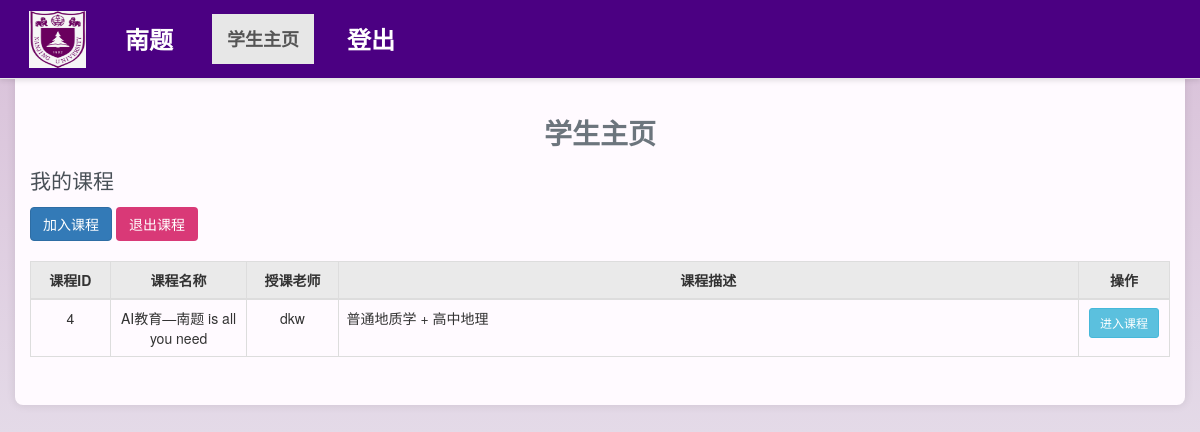
Screenshot of /student_dashboard/ (signed in) with the database file from the repository.
### users/models.py (models this page shows, shortened)
class StudentCourse(models.Model):
    StudentID = models.ForeignKey(
        Student, on_delete=models.CASCADE, related_name="student_courses"
    )  # 外键关联学生表
    CourseID = models.ForeignKey(
        Course, on_delete=models.CASCADE, related_name="student_courses"
    )  # 外键关联课程表
    class Meta:
        db_table = "StudentCourse"  # 表名
        unique_together = ("StudentID", "CourseID")  # 联合唯一索引
        indexes = [
            models.Index(
                fields=["StudentID", "CourseID"], name="idx_student_course"
            ),  # 经常需要根据StudentID和CourseID两个字段一起查询数据，故建立复合索引
        ]

class Course(models.Model):
    CourseID = models.AutoField(primary_key=True)
    TeacherID = models.ForeignKey(
        Teacher, on_delete=models.CASCADE, related_name="courses"
    )
    Name = models.CharField(max_length=100)
    Description = models.TextField(null=True, blank=True)
    class Meta:
        db_table = "Course"
        indexes = [
            models.Index(fields=["TeacherID"], name="idx_course_teacher"),
        ]

class Teacher(models.Model):
    TeacherID = models.AutoField(primary_key=True)
    Name = models.CharField(max_length=50)
    Email = models.EmailField(max_length=100, null=True, unique=True)  # , blank=True)
    Password = models.CharField(max_length=255, default="123456")
    class Meta:
        db_table = "Teacher"
        indexes = [
            models.Index(fields=["Email"], name="idx_teacher_email"),
        ]

### users/views.py (the view)
# urls.py: path("student_dashboard/", views.student_dashboard, name="student_dashboard"),
def student_dashboard(request):
    student_id = request.session.get("student_id")
    if not student_id:
        messages.error(request, "无权限访问学生主页")
        return redirect("login")
    student = Student.objects.get(StudentID=request.session["student_id"])
    enrolled_courses = StudentCourse.objects.filter(StudentID=student)
    context = {
        "student": student,
        "enrolled_courses": enrolled_courses,
    }
    return render(request, "student_dashboard.html", context)

### templates/student_dashboard.html
{% extends 'base.html' %}
{% block content %}
<h2 class="page-title">学生主页</h2>
<div class="mb-4">
    <h3 class="section-title">我的课程</h3>
    <a href="{% url 'join_course' %}" class="btn btn-primary mb-2">加入课程</a>
    <a href="{% url 'leave_course' %}" class="btn delete-btn mb-2">退出课程</a>
    <br><br>
    <table class="table table-bordered">
        <thead>
            <tr>
                <th style="width: 7%;">课程ID</th>
                <th style="width: 12%;">课程名称</th>
                <th style="width: 8%;">授课老师</th>
                <th style="width: 65%;">课程描述</th>
                <th style="width: 8%;">操作</th>
            </tr>
        </thead>
        <tbody>
            {% for sc in enrolled_courses %}
            <tr>
                <td>{{ sc.CourseID.CourseID }}</td>
                <td>{{ sc.CourseID.Name }}</td>
                <td>{{ sc.CourseID.TeacherID.Name }}</td>
                <td style="text-align: left;">{{ sc.CourseID.Description|default:"无" }}</td>
                <td>
                    <a href="{% url 'student_course_detail' sc.CourseID.CourseID %}"
                        class="btn btn-sm btn-info">进入课程</a>
                </td>
            </tr>
            {% empty %}
            <tr>
                <td colspan="4">您尚未加入任何课程</td>
            </tr>
            {% endfor %}
        </tbody>
    </table>
</div>
{% endblock %}

### static/css/styles.css (style rules this page uses)
body { font-family: 'Arial', sans-serif; color: #333; background: linear-gradient(180deg, #D8BFD8 0%, #eef1f5 100%); margin: 0; padding: 0; }
.page-title { text-align: center; font-size: 2em; color: #6c757d; margin-bottom: 20px; font-weight: bold; }
.section-title { font-size: 1.5em; color: #495057; margin-bottom: 15px; }
table { border-collapse: collapse; width: 100%; margin-bottom: 20px; }
table th, table td { border: 2px solid #6c5ce7; padding: 10px; text-align: center; }
th { background-color: #eaeaea; }
h2 { text-align: center; margin-bottom: 20px; color: #333; }
.delete-btn { background-color: #d93977; color: white; border: none; padding: 8px 12px; border-radius: 4px; cursor: pointer; transition: background-color 0.3s ease; }

### rows the page displays
StudentCourse: CourseID.CourseID "4", CourseID.Name "AI教育—南题 is all you need", CourseID.TeacherID.Name "dkw", CourseID.Description "普通地质学 + 高中地理"
